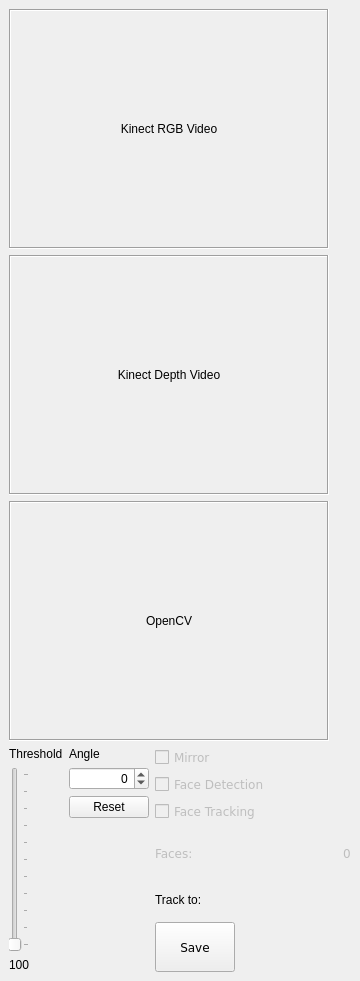
  <widget class="QDockWidget" name="dockCamera">
   <property name="minimumSize">
    <size>
     <width>360</width>
     <height>981</height>
    </size>
   </property>
   <property name="windowIcon">
    <iconset resource="../direcs.qrc">
     <normaloff>:/images/images/camera-web.png</normaloff>:/images/images/camera-web.png</iconset>
   </property>
   <property name="windowTitle">
    <string>Camera</string>
   </property>
   <attribute name="dockWidgetArea">
    <number>1</number>
   </attribute>
   <widget class="QWidget" name="dockWidgetContents_9">
    <layout class="QGridLayout" name="gridLayout_9">
     <item row="0" column="0">
      <layout class="QGridLayout" name="gridLayout">
       <item row="0" column="0">
        <widget class="QLabel" name="lblCamera">
         <property name="sizePolicy">
          <sizepolicy hsizetype="Fixed" vsizetype="Fixed">
           <horstretch>0</horstretch>
           <verstretch>0</verstretch>
          </sizepolicy>
         </property>
         <property name="minimumSize">
          <size>
           <width>320</width>
           <height>240</height>
          </size>
         </property>
         <property name="maximumSize">
          <size>
           <width>320</width>
           <height>240</height>
          </size>
         </property>
         <property name="frameShape">
          <enum>QFrame::Box</enum>
         </property>
         <property name="frameShadow">
          <enum>QFrame::Sunken</enum>
         </property>
         <property name="text">
          <string>Kinect RGB Video</string>
         </property>
         <property name="scaledContents">
          <bool>true</bool>
         </property>
         <property name="alignment">
          <set>Qt::AlignCenter</set>
         </property>
        </widget>
       </item>
       <item row="1" column="0">
        <widget class="QLabel" name="lblCameraDepth">
         <property name="sizePolicy">
          <sizepolicy hsizetype="Fixed" vsizetype="Fixed">
           <horstretch>0</horstretch>
           <verstretch>0</verstretch>
          </sizepolicy>
         </property>
         <property name="minimumSize">
          <size>
           <width>320</width>
           <height>240</height>
          </size>
         </property>
         <property name="maximumSize">
          <size>
           <width>320</width>
           <height>240</height>
          </size>
         </property>
         <property name="frameShape">
          <enum>QFrame::Box</enum>
         </property>
         <property name="frameShadow">
          <enum>QFrame::Sunken</enum>
         </property>
         <property name="text">
          <string>Kinect Depth Video</string>
         </property>
         <property name="scaledContents">
          <bool>true</bool>
         </property>
         <property name="alignment">
          <set>Qt::AlignCenter</set>
         </property>
        </widget>
       </item>
       <item row="2" column="0">
        <widget class="QLabel" name="lblCameraOpenCV">
         <property name="sizePolicy">
          <sizepolicy hsizetype="Fixed" vsizetype="Fixed">
           <horstretch>0</horstretch>
           <verstretch>0</verstretch>
          </sizepolicy>
         </property>
         <property name="minimumSize">
          <size>
           <width>320</width>
           <height>240</height>
          </size>
         </property>
         <property name="maximumSize">
          <size>
           <width>320</width>
           <height>240</height>
          </size>
         </property>
         <property name="frameShape">
          <enum>QFrame::Box</enum>
         </property>
         <property name="frameShadow">
          <enum>QFrame::Sunken</enum>
         </property>
         <property name="text">
          <string>OpenCV</string>
         </property>
         <property name="scaledContents">
          <bool>true</bool>
         </property>
         <property name="alignment">
          <set>Qt::AlignCenter</set>
         </property>
        </widget>
       </item>
       <item row="3" column="0">
        <layout class="QHBoxLayout" name="horizontalLayout_5">
         <item>
          <layout class="QVBoxLayout" name="verticalLayout_3">
           <item>
            <widget class="QLabel" name="label_9">
             <property name="text">
              <string>Threshold</string>
             </property>
            </widget>
           </item>
           <item>
            <widget class="QSlider" name="sliderThreshold">
             <property name="maximum">
              <number>200</number>
             </property>
             <property name="orientation">
              <enum>Qt::Vertical</enum>
             </property>
             <property name="tickPosition">
              <enum>QSlider::TicksBelow</enum>
             </property>
             <property name="tickInterval">
              <number>20</number>
             </property>
            </widget>
           </item>
           <item>
            <widget class="QLabel" name="lblThreshold">
             <property name="text">
              <string>100</string>
             </property>
            </widget>
           </item>
          </layout>
         </item>
         <item>
          <layout class="QVBoxLayout" name="verticalLayout_7">
           <item>
            <widget class="QLabel" name="label_7">
             <property name="text">
              <string>Angle</string>
             </property>
            </widget>
           </item>
           <item>
            <widget class="QSpinBox" name="spinBoxKinectAngle">
             <property name="alignment">
              <set>Qt::AlignRight|Qt::AlignTrailing|Qt::AlignVCenter</set>
             </property>
             <property name="minimum">
              <number>-30</number>
             </property>
             <property name="maximum">
              <number>30</number>
             </property>
            </widget>
           </item>
           <item>
            <widget class="QPushButton" name="btnKinectResetAngle">
             <property name="text">
              <string>Reset</string>
             </property>
            </widget>
           </item>
           <item>
            <spacer name="verticalSpacer_2">
             <property name="orientation">
              <enum>Qt::Vertical</enum>
             </property>
             <property name="sizeHint" stdset="0">
              <size>
               <width>20</width>
               <height>40</height>
              </size>
             </property>
            </spacer>
           </item>
          </layout>
         </item>
         <item>
          <layout class="QGridLayout" name="gridLayout_6">
           <item row="0" column="0">
            <widget class="QCheckBox" name="checkBoxMirror">
             <property name="enabled">
              <bool>false</bool>
             </property>
             <property name="font">
              <font>
               <family>Verdana</family>
              </font>
             </property>
             <property name="text">
              <string>Mirror</string>
             </property>
            </widget>
           </item>
           <item row="1" column="0">
            <widget class="QCheckBox" name="checkBoxFaceDetection">
             <property name="enabled">
              <bool>false</bool>
             </property>
             <property name="font">
              <font>
               <family>Verdana</family>
              </font>
             </property>
             <property name="text">
              <string>Face Detection</string>
             </property>
            </widget>
           </item>
           <item row="2" column="0">
            <widget class="QCheckBox" name="checkBoxFaceTracking">
             <property name="enabled">
              <bool>false</bool>
             </property>
             <property name="font">
              <font>
               <family>Verdana</family>
              </font>
             </property>
             <property name="text">
              <string>Face Tracking</string>
             </property>
            </widget>
           </item>
           <item row="3" column="0">
            <layout class="QHBoxLayout" name="horizontalLayout">
             <item>
              <widget class="QLabel" name="textLabel2_14">
               <property name="enabled">
                <bool>false</bool>
               </property>
               <property name="font">
                <font>
                 <family>Verdana</family>
                </font>
               </property>
               <property name="text">
                <string>Faces:</string>
               </property>
              </widget>
             </item>
             <item>
              <spacer name="horizontalSpacer_12">
               <property name="orientation">
                <enum>Qt::Horizontal</enum>
               </property>
               <property name="sizeHint" stdset="0">
                <size>
                 <width>40</width>
                 <height>20</height>
                </size>
               </property>
              </spacer>
             </item>
             <item>
              <widget class="QLabel" name="lblFaces">
               <property name="enabled">
                <bool>false</bool>
               </property>
               <property name="font">
                <font>
                 <family>Verdana</family>
                </font>
               </property>
               <property name="text">
                <string>0</string>
               </property>
              </widget>
             </item>
            </layout>
           </item>
           <item row="4" column="0">
            <layout class="QHBoxLayout" name="horizontalLayout_2">
             <item>
              <widget class="QLabel" name="textLabel2_11">
               <property name="text">
                <string>Track to:</string>
               </property>
              </widget>
             </item>
             <item>
              <widget class="QLabel" name="lblFaceTrackTo">
               <property name="sizePolicy">
                <sizepolicy hsizetype="Fixed" vsizetype="Fixed">
                 <horstretch>0</horstretch>
                 <verstretch>0</verstretch>
                </sizepolicy>
               </property>
               <property name="maximumSize">
                <size>
                 <width>32</width>
                 <height>32</height>
                </size>
               </property>
               <property name="font">
                <font>
                 <family>Verdana</family>
                </font>
               </property>
               <property name="pixmap">
                <pixmap resource="../direcs.qrc">:/images/images/middle.png</pixmap>
               </property>
               <property name="scaledContents">
                <bool>true</bool>
               </property>
              </widget>
             </item>
            </layout>
           </item>
           <item row="5" column="0">
            <layout class="QHBoxLayout" name="horizontalLayout_4">
             <item>
              <widget class="QPushButton" name="btnSavePicture">
               <property name="sizePolicy">
                <sizepolicy hsizetype="Preferred" vsizetype="Preferred">
                 <horstretch>0</horstretch>
                 <verstretch>0</verstretch>
                </sizepolicy>
               </property>
               <property name="font">
                <font>
                 <family>Verdana</family>
                </font>
               </property>
               <property name="text">
                <string>Save</string>
               </property>
               <property name="icon">
                <iconset resource="../direcs.qrc">
                 <normaloff>:/images/images/drive-harddisk.png</normaloff>:/images/images/drive-harddisk.png</iconset>
               </property>
              </widget>
             </item>
             <item>
              <spacer name="horizontalSpacer_9">
               <property name="orientation">
                <enum>Qt::Horizontal</enum>
               </property>
               <property name="sizeHint" stdset="0">
                <size>
                 <width>40</width>
                 <height>20</height>
                </size>
               </property>
              </spacer>
             </item>
            </layout>
           </item>
          </layout>
         </item>
        </layout>
       </item>
      </layout>
     </item>
    </layout>
   </widget>
  </widget>
